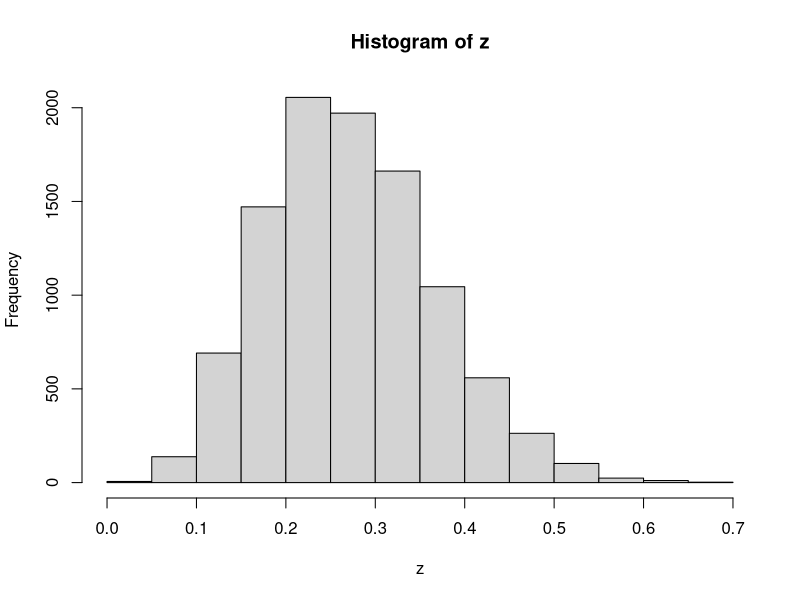
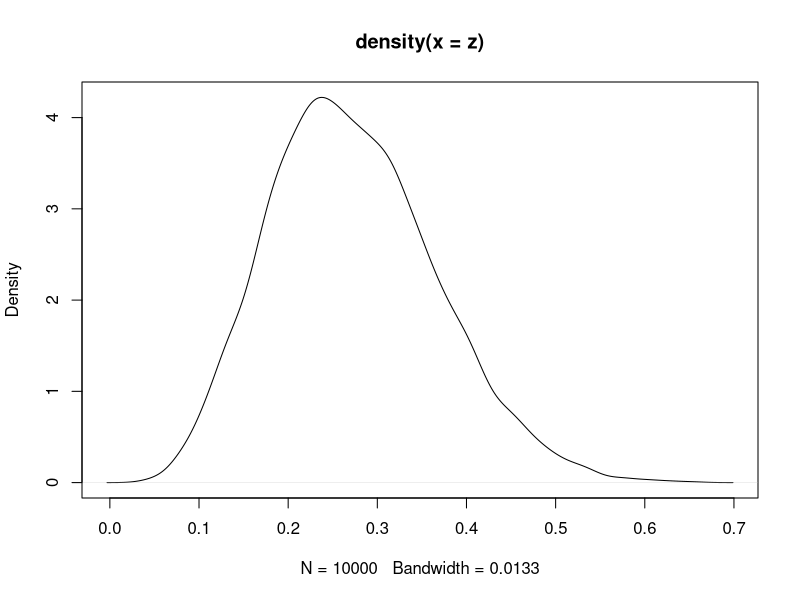
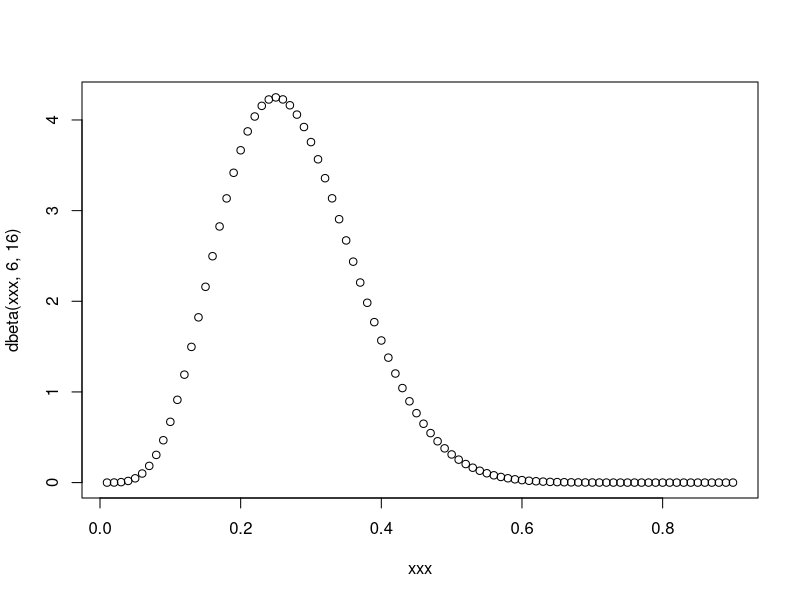
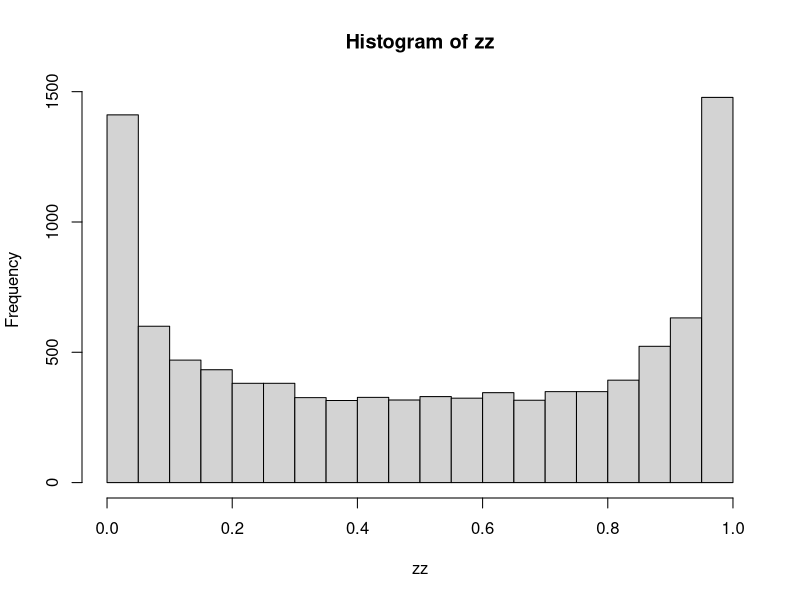
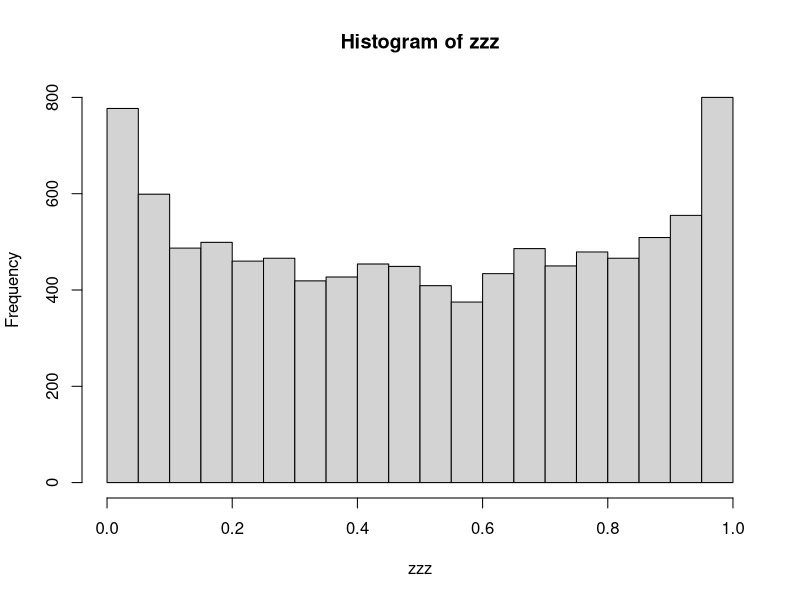

Write R code to recreate these figures, in order.




z = rbeta(10000, 6, 16)
hist(z)

plot(density(z)) # This is the prior

# Want a point estimate: then what about the mean.
 mean(z)

sd(z)

quantile(z, c(0.25, .975)) # From the sample of 10000 rbetas. 

qbeta( c(0.25, 0.975),  6, 16) # Theoretical values. 

xxx = seq(0.01, 0.9, 0.01)

plot(xxx, dbeta(xxx, 6, 16)) # The prior

zz = rbeta( 10000, 0.5, 0.5) # a=b=1/2 gives Jeffery's Prior. So beta can 
                             # give Jeffery's Prior
hist(zz)

zzz = rbeta(10000, asin((0.5)^0.5), asin((0.5)^0.5))
hist(zzz)


